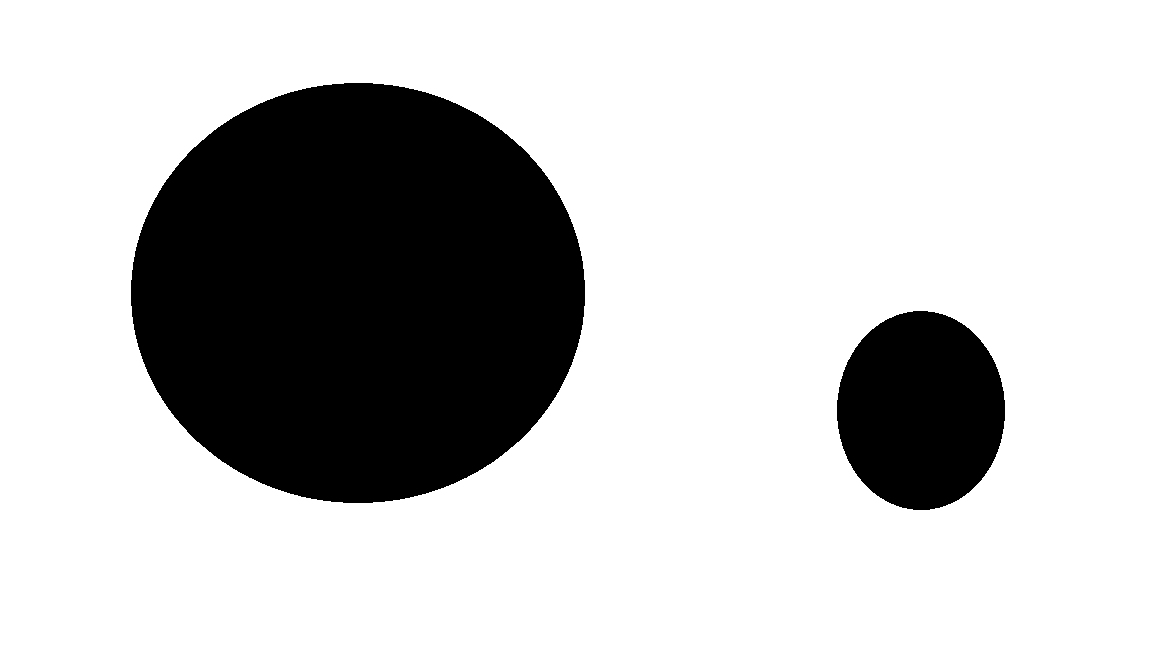
#> input picture Dataset/Circles/1.png, 1152 x 648 px, found by its file name
$ jupyter execute pic2bin.ipynb
#> lines starting #> are read from the running program, lines starting #| are printed output that depends on the picture; after the words box and inside, x2 and y2 are one past the last pixel; in counts of white or black regions, pixels touching at a corner belong together
[cell 1]
import cv2 as cv
import numpy as np
import os
import matplotlib.pyplot as plt

[cell 2]
root_DIR = r"B:\Projects\Neural Networks\Dataset\Circles"

[cell 3]
def imgshow(img):
    image = cv.cvtColor(img, cv.COLOR_BGR2RGB)
    plt.imshow(image)
    plt.show()

[cell 4]
def resize(img, scale = 0.1):
    width = int(img.shape[1] * scale)
    height = int(img.shape[0] * scale)

    dimensions = (width, height)
    return cv.resize(img, dimensions, interpolation=cv.INTER_AREA)

[cell 5]
img = cv.imread(os.path.join(root_DIR, "1.png"))
#> img is the input picture: shape (648, 1152, 3); 76.4% white; 2 black regions, box (x1, y1, x2, y2) and area: (131, 83, 585, 503) 149739, (837, 311, 1005, 510) 26245
imgshow(img)

[cell 6]
img_thresh = cv.threshold(img, 0, 255, cv.THRESH_BINARY_INV)
imgshow(img_thresh[1])

[cell 7]
files = os.listdir(root_DIR)
print(files)
for i in range(len(files)):
    try:
        img = cv.imread(os.path.join(root_DIR, files[i]))
        img_thresh = cv.threshold(img, 0, 255, cv.THRESH_BINARY_INV)
        cv.imwrite(f"{root_DIR}\Inverted\{files[i]}", img_thresh[1])
    except:
        print(f"Not an image: {files[i]}")

[cell 8]
img_DIR = r"B:\Projects\Neural Networks\Dataset\Triangles\Inverted\9.png"

[cell 9]
img = cv.imread(img_DIR)
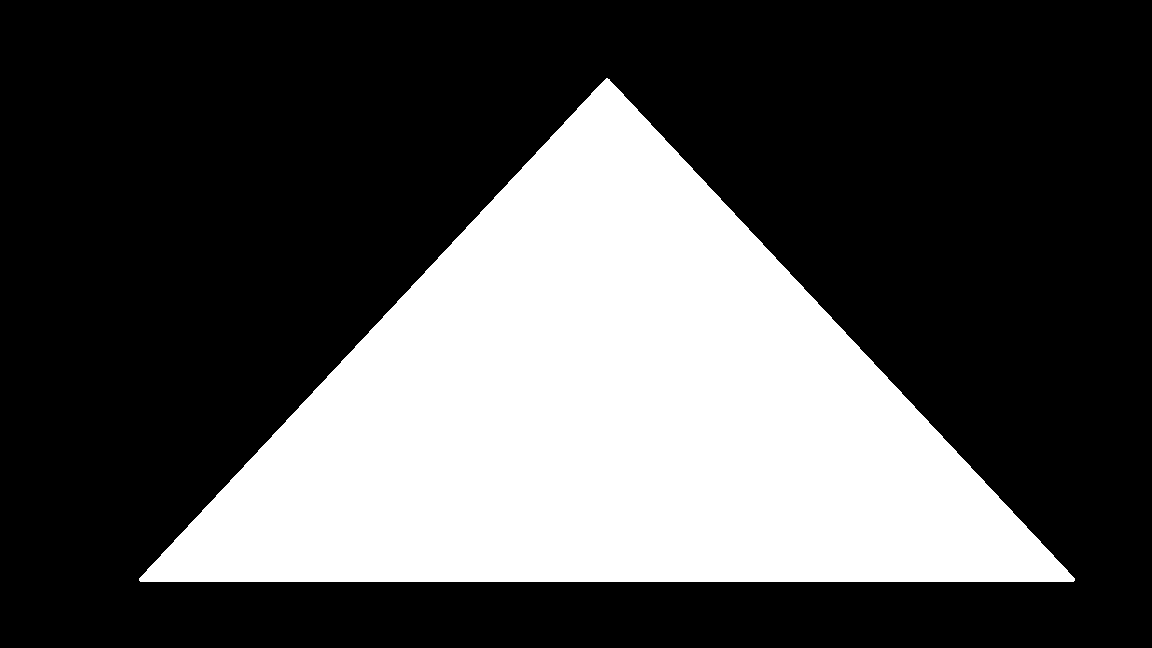
#> input picture Dataset/Triangles/Inverted/9.png, 1152 x 648 px, found by its file name
#> img is the input picture: shape (648, 1152, 3); 31.9% white; 1 white region, box (x1, y1, x2, y2) and area: (139, 78, 1075, 582) 238040
imgshow(img)

[cell 10]
new_text_file = open("image.txt", "w")
for i in range(len(img)):
    new_text_file.write("")
    #print("")
    for j in range(len(img[i])):
        for k in range(len(img[i][j])):
            if img[i][j][k] == 255:
                new_text_file.write("1")
            else:
                new_text_file.write("0")
new_text_file.close()

[cell 11]
img_resize = resize(img)
#> in resize, `return cv.resize(img, dimensions, interpolation=cv.INTER_AREA)`:
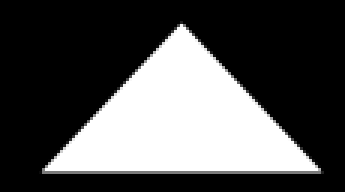
#> returned value: shape (64, 115, 3) (shown 3 times larger); min 0, max 255, mean 81.3
bin_img = []
for i in range (len(img_resize)):
    row_list = []
    for j in range(len(img_resize[i])):
        if img_resize[i][j][k] != 0:
            row_list.append(1)
        else:
            row_list.append(0)
    bin_img.append(row_list)
#> this loop made 64 passes
#> after the loop, bin_img = 64 items

[cell 12]
file = open("image.txt", "w")
for i in range(len(bin_img)):
    for j in range(len(bin_img[i])):
        file.write(str(bin_img[i][j]))
    if i != len(bin_img) - 1:
        file.write("b")
file.close()

[cell 13]
file = open("image.txt", "r")
content = file.read()
content = content.split("b")
for i in range(len(content)):
    cols = list(map(int, content[i]))
    print(cols)
file.close()
